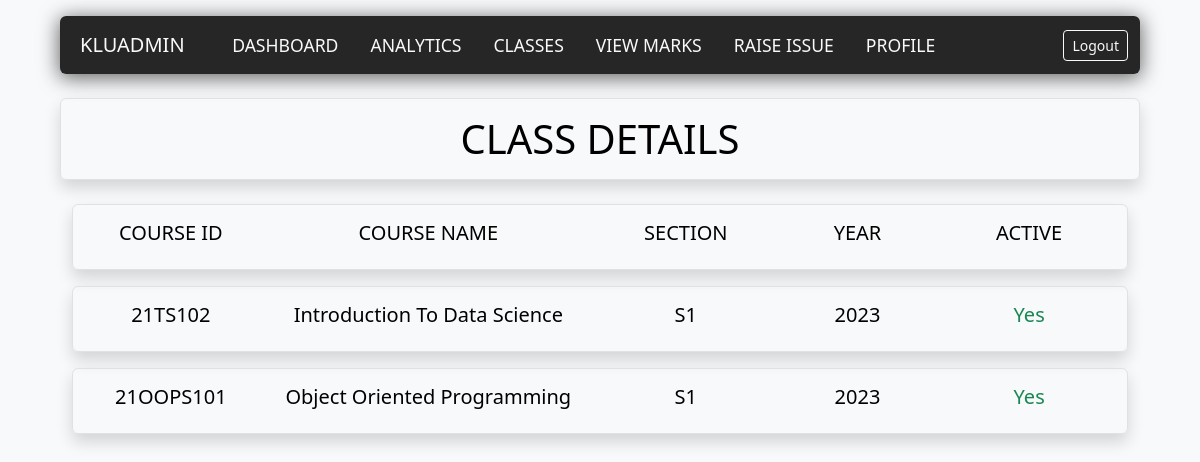
The app's page /student-classes (signed in) with its own data.
### dashboard/models.py (models this page shows)
class Section(models.Model):
    admin_username = models.fields.CharField(max_length=50)
    teacher_id = models.fields.CharField(max_length=50)
    teacher_name = models.fields.CharField(max_length=100)
    course_id = models.fields.CharField(max_length=50)
    course_name = models.fields.CharField(max_length=100)
    section_id = models.fields.CharField(max_length=75)
    section_name = models.fields.CharField(max_length=25)
    year = models.fields.CharField(max_length=4)
    active = models.fields.BooleanField(default=True)

### dashboard/views.py (the view)
# urls.py: path('student-classes',dashboardviews.student_classes,name="student-classes"),
def student_classes(request):
    if request.session.has_key('user') and request.session['user'] == 'student':
        studentDetails = Student.objects.filter(Q(username=request.session['username']))
        studentDetails = studentDetails[0]
        classList = Classe.objects.filter(Q(admin_username=studentDetails.admin_username) & Q(student_id=studentDetails.student_id))
        sectionList = []
        for classObj in classList:
            sectionObj = Section.objects.filter(Q(admin_username=studentDetails.admin_username) & Q(section_id=classObj.section_id))
            if len(sectionObj)>=1:
                sectionList.append(sectionObj[0])
        sectionList.sort(key=lambda x:x.active,reverse=True)
        return render(request,'dashboard/student-classes.html',{'uni_name':request.session['uni_name'],'sectionList':sectionList})
    else :
        return redirect('/login')

### dashboard/templates/dashboard/student-classes.html (shortened to what this page needs)
{%extends "dash_base.html"%}
{%block content%}
<div class=" navbox container rounded mt-3">
    <nav class="navbar navbar-expand-lg row">
      <div class="container-fluid">
        <a class="navbar-brand text-light col text-uppercase display-5 p-2" href="">{{uni_name}}</a>
        <div class="collapse navbar-collapse" id="navbarNavDropdown">
          <ul class="navbar-nav col">
            <li class="nav-item px-2">
              <a class="nav-link text-light text-uppercase"  href="/dashboard">Dashboard</a>
            </li>
            <li class="nav-item px-2">
              <a class="nav-link text-light text-uppercase" href="{% url 'student-analytics' %}">Analytics</a>
            </li>
            <li class="nav-item px-2">
              <a class="nav-link text-light text-uppercase" href="{% url 'student-classes' %}">Classes</a>
            </li>
            <li class="nav-item px-2">
              <a class="nav-link text-light text-uppercase" href="{% url 'student-viewmarks' %}">View Marks</a>
            </li>
            <li class="nav-item px-2">
              <a class="nav-link text-light text-uppercase" href="{% url 'raise-issue' %}">Raise Issue</a>
            </li>
            <li class="nav-item px-2">
              <a class="nav-link text-light text-uppercase" href="{% url 'student-profile' %}">Profile</a>
            </li>
          </ul>
          <a class="btn btn-outline-light btn-sm " href="{%url 'logout'%}">
            Logout
          </a>
        </div>
      </div>
    </nav>
    </div>
<div class="container mt-4">
    <div class="row ">
       <div class="p-3 border rounded shadow">
            <div class="display-6 text-center fw-light">CLASS DETAILS</div>
       </div>
    </div>
</div>
<div class="container mt-4 mb-1">
    <div class="border rounded shadow px-4 py-3">
      <div class="row text-center">
          <h5 class="col-2  text-uppercase"> Course ID</h5>
          <h5 class="col-4  text-uppercase"> Course Name</h5>
          <h5 class="col-2  text-uppercase"> Section</h5>
          <h5 class="col-2  text-uppercase"> Year</h5>
          <h5 class="col-2  text-uppercase"> Active</h5>
      </div>
    </div>
  </div>
{%for class in sectionList%}
<div class="container mt-3 mb-3">
  <div class="border rounded shadow px-4 py-3">
    <div class="row text-center">
        <h5 class="col-2 fw-light"> {{class.course_id}}</h5>
        <h5 class="col-4 fw-light"> {{class.course_name}}</h5>
        <h5 class="col-2 fw-light"> {{class.section_name}}</h5>
        <h5 class="col-2 fw-light"> {{class.year}}</h5>
        {% if class.active == True %}
        <h5 class="col-2 fw-light text-success"> Yes</h5>
        {%else%}
        <h5 class="col-2 fw-light text-danger"> No</h5>
        {%endif%}
    </div>
  </div>
</div>
{%endfor%}
{%endblock%}

### static/css/dashboard.css (style rules this page uses)
.container { width: 90%; }
.navbox { background-color: #000000d8; box-shadow: 0px 3px 20px 1px rgba(0, 0, 0, 0.604); }
.navbar .navbar-nav .nav-link { color: #FFFFFF; font-size: 1.1em; }
.navbar .navbar-nav .nav-item { position: relative; }
.navbar .navbar-nav .nav-item::after { position: absolute; bottom: 0; left: 0; right: 0; margin: auto; background-color: #FFFFFF; width: 0%; content: ""; height: 4px; transition: all 0.5s; }

### records on screen
Section: course_id "21TS102", course_name "Introduction To Data Science", section_name "S1", year "2023", active "Yes"
Section: course_id "21OOPS101", course_name "Object Oriented Programming", section_name "S1", year "2023", active "Yes"

### other values on screen
{{ uni_name }} "KLUADMIN"
